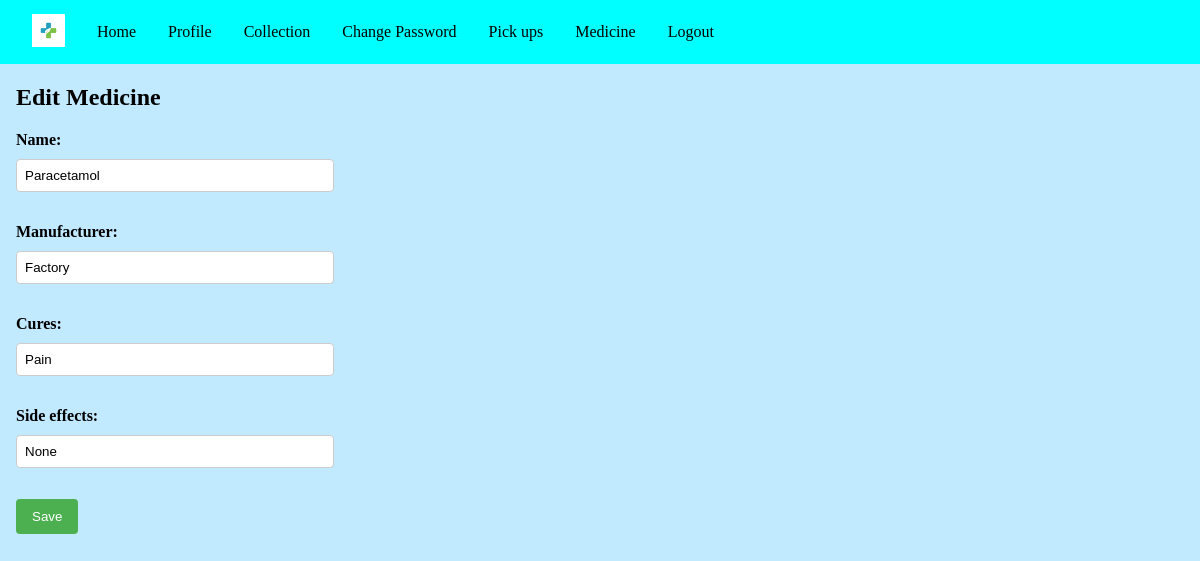
/medicines/edit/1/ (signed in), run on an earlier commit of the app's database.
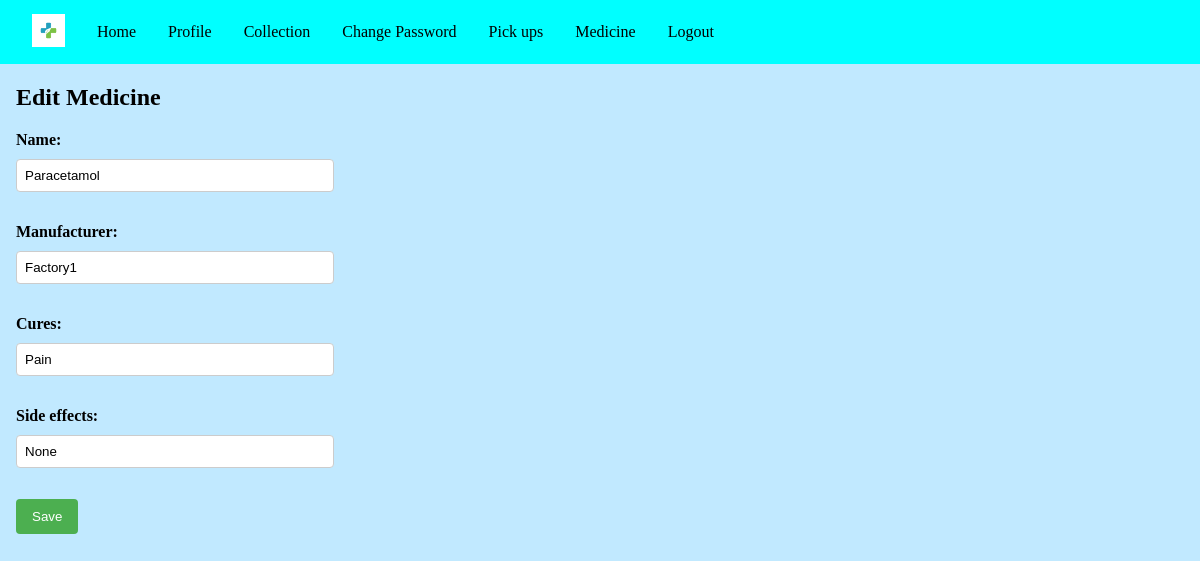
And on a later commit of the database.
### base/models.py (models this page shows, shortened)
class Medicine(models.Model):
    name = models.CharField(max_length=30, blank=True)
    manufacturer = models.CharField(max_length=30, blank=True)
    cures = models.CharField(max_length=30, blank=True)
    side_effects = models.CharField(max_length=30, blank=True)

### base/views.py (the view)
# urls.py: path('medicines/edit/<int:id>/', views.edit_medicine, name='edit_medicine'),
@staff_member_required
def edit_medicine(request, id):
    medicine = Medicine.objects.get(pk=id)
    if request.method == 'POST':
        form = MedicineForm(request.POST, instance=medicine)
        if form.is_valid():
            form.save()
            messages.success(request, "Medicine edited.")
            return redirect('medicines')
    else:
        form = MedicineForm(instance=medicine)
    return render(request, 'base/edit_medicine.html', {'form': form})

### base/forms.py
class MedicineForm(forms.ModelForm):
    class Meta:
        model = Medicine
        fields = ("name", "manufacturer", "cures", "side_effects")

### base/templates/base/edit_medicine.html (shortened to what this page needs)
{% extends 'base/base.html' %}
{% block content %}
  <h2>Edit Medicine</h2>
  <form method="post">
    {{ form.as_p }}
    <button type="submit" class="button">Save</button>
  </form>
{% endblock content %}

What changed in the data, as far as the page shows it:
changed Medicine "Paracetamol": manufacturer "Factory" → "Factory1"
